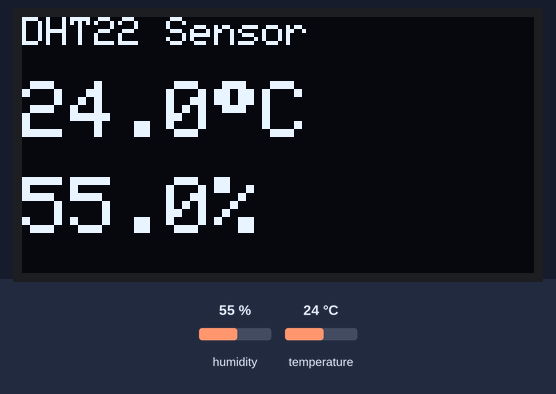
The sketch below on a simulated ESP32-C3. Shown: 128×64 one-colour display. The test bench sets the inputs (shaded band); at power-on: humidity 55 %, temperature 24 °C. What the sketch prints to the serial monitor is not drawn.

Above: at 2.7 s.
2.8 s: humidity set to 22 %
At 4.5 s:
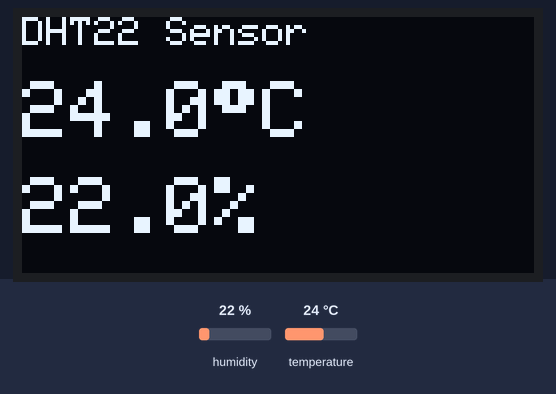
5.5 s: temperature set to 12 °C
At 6.0 s:
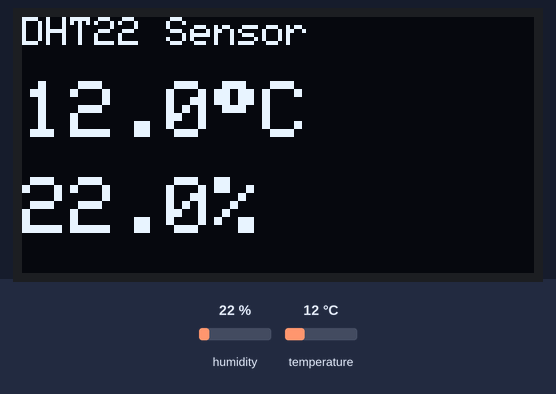
8.2 s: humidity set to 40 %
At 10.1 s:
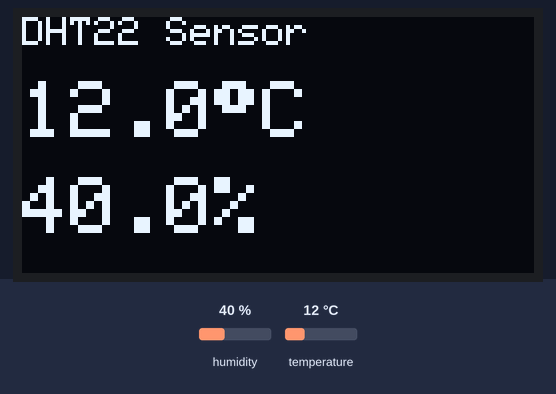
11.2 s: temperature set to 19 °C
At 12.7 s:
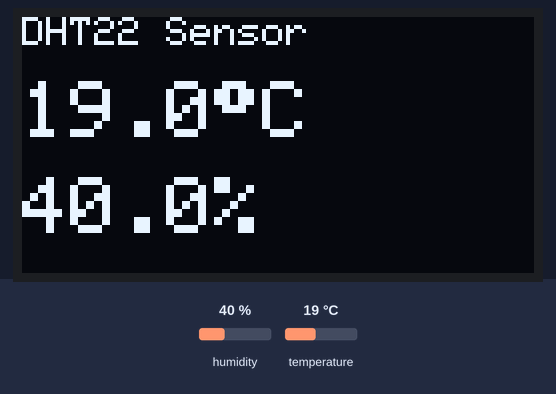
Timing chart, 0 to 14.2 s (numbered marks = the images above; inputs shaded):
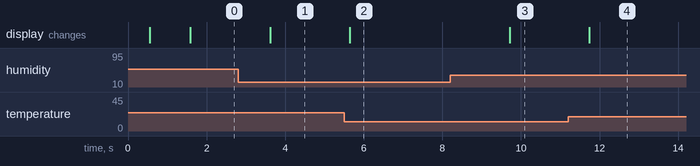

Measured:
- after the input at 2.8 s, the display: changes after 0.82 s (image 1)
- after the input at 5.5 s, the display: changes after 0.15 s (image 2)
- after the input at 8.2 s, the display: changes after 1.5 s (image 3)
- after the input at 11.2 s, the display: changes after 0.54 s (image 4)

The sketch:

dht.ino
```cpp
#include <WiFi.h>
#include <Wire.h>
#include <Adafruit_GFX.h>
#include <Adafruit_SSD1306.h>
#include "time.h"
#include "DHT.h"

#define DHTPIN 2
#define DHTTYPE DHT22

#define SCREEN_WIDTH 128
#define SCREEN_HEIGHT 64

DHT dht(DHTPIN, DHTTYPE);

Adafruit_SSD1306 display(SCREEN_WIDTH, SCREEN_HEIGHT, &Wire, -1);

void setup() {
  Serial.begin(115200);
  delay(500);
  Serial.println();
  Serial.println("ESP32-C3 DHT22 Thermo-Hygrometer start");

  // I2C for ESP32-C3 Super Mini: SDA = 8, SCL = 9
  Wire.begin(8, 9);

  // Initialize OLED
  if (!display.begin(SSD1306_SWITCHCAPVCC, 0x3C)) { // address 0x3CC
    Serial.println("SSD1306 allocation failed");
    for (;;); // halt here if display not found
  }

  display.clearDisplay();
  display.setTextColor(SSD1306_WHITE);
  display.setTextSize(1);
  display.setCursor(0, 0);
  display.println("Hello Raymond. Booting...");
  display.display();

  // Initialize DHT
  dht.begin();
  Serial.println("DHT22 init done");

  delay(1000);
}

void loop() {
  float h = dht.readHumidity();
  float t = dht.readTemperature();  // °C

  if (isnan(h) || isnan(t)) {
    display.clearDisplay();
    display.setCursor(0, 0);
    display.setTextSize(1);
    display.println("DHT22 ERROR");
    display.display();
    delay(1000);
    return;
  }

  display.clearDisplay();

  display.setTextSize(1);
  display.setCursor(0, 0);
  display.println("DHT22 Sensor");

  // Temperature in large font
  display.setTextSize(2);
  display.setCursor(0, 16);
  display.print(t, 1);

  display.cp437(true);       // code 248 is symbol °
  display.write(248);
  display.println("C");

  // Humidity
  display.setTextSize(2);
  display.setCursor(0, 40);
  display.print(h, 1);
  display.println("%");

  display.display();

  delay(2000);
}
```
